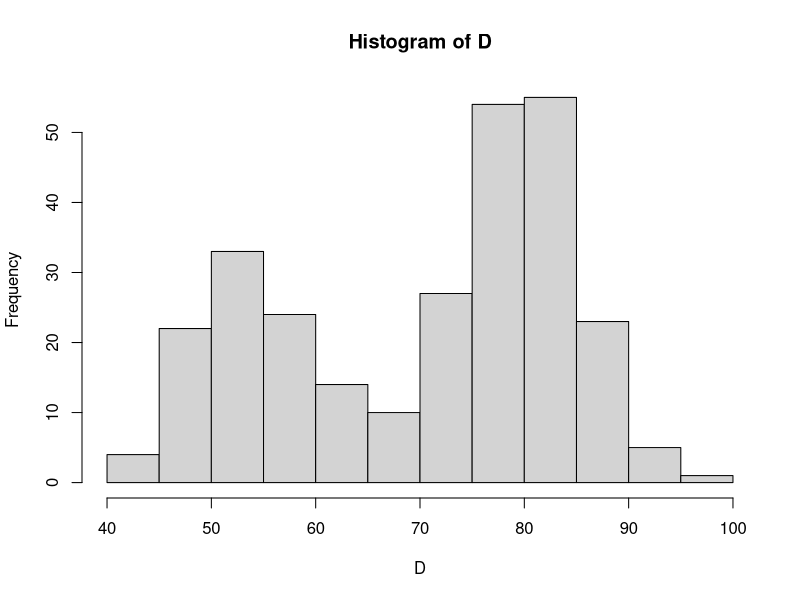
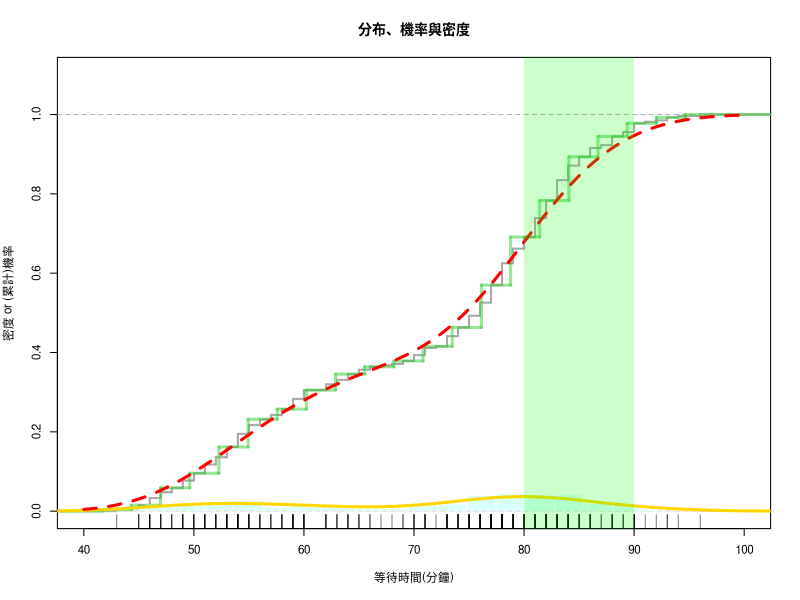

Write R code to recreate these figures, in order.
## ---- chunk 1
library(dplyr)
D = faithful$eruptions
## ---- chunk 2
library(dplyr)
W = faithful$eruptions
Adjust = 0.5
DEN = density(W, adjust = Adjust)
# Smooth CDF
PDF = approxfun(DEN$x, DEN$y, yleft = 0, yright = 0)
x = seq(1, 6, 1/6)
cx = sapply(x, function(x) integrate(PDF, -Inf, x)$value)
p = cx - c(0, cx[1:(length(x)-1)])
payoff = 100 * p - 5
df = data.frame(x, cx, p, payoff)
df = df[order(-df$payoff),]
df$cumsum = cumsum(df$payoff)
round(df[df$payoff > 0,], 3)
## ---- chunk 3
# 匯入dplyr套件
library(dplyr)

#取得等待時間
D = faithful$waiting  # copy to a short name

# 查看簡單統計量
summary(D) 
hist(D)

# Frame
par(cex = 0.7) #畫出框框
plot(0, 0, xlim = c(40, 100), ylim = c(0, 1.1), xlab = "等待時間(分鐘)", 
     ylab = "密度 or (累計)機率", main = "分布、機率與密度")
abline(h = 1, col = 'lightgray', lwd = 0.25, lty = 2)

# Empirical PDF 
# rug準確，直接在哪裡發生就在哪裡畫出來
rug(D)

# Empirical CDF
plot(ecdf(D), cex = 0, verticals = T, lwd = 2, col = 'darkgray', add = T)
# add = T是指不要重新畫一張圖直接加在上面

# Histogram PDF
# 畫20欄
Bins = 20 # no. bins
# 實際上只有19根所以要+1才有20根
bx = seq(min(D), max(D), length = Bins + 1) # break sequence
# freq = F, breaks = bx, add = T 三個重要參數，因為是機率所以freq要是F
hist(D, col = "#B3FFFF7F", border = "white", ylim = c(0,1.1),
     freq = F, breaks = bx, add = T)
abline(h = 0, col = 'lightgray', lwd = 0.25)

# Histogram CDF
adj = (bx[2] - bx[1]) / 2
steps = stepfun(bx - adj, c(0, sapply(bx, function(b) mean(D <= b))))
plot(steps, cex = 0, col = '#33CC337F', lwd = 3, lty = 1, add = T)

# Smooth PDF
Adjust = 1 # bandwidth adjustment #複雜度越高adjust越小
DEN = density(D, adjust = Adjust)
lines(DEN, col = 'gold', lwd = 3)

# Smooth CDF
PDF = approxfun(DEN$x, DEN$y, yleft = 0, yright = 0)
x = seq(40, 100, 0.1)  #值域範圍40~100，每0.1計算一次
y = sapply(x, function(i) integrate(PDF, -Inf, i)$value)
# integrate為積分，-inf是負無限大
lines(x, y, col = 'red', lwd = 3, lty = 2) 

# Mark Range
x1 = 80; x2 = 90
rect(x1, -0.1, x2, 1.2, col = rgb(0, 1, 0, alpha = 0.2), border = NA)
# x = seq(x1, x2, length = 100)
# polygon(c(x, x2, x1),  c(PDF(x), 0, 0), col = "#FF99003F", border = NA)
# Calculate Probability
(integrate(PDF, x1, x2)$value)
